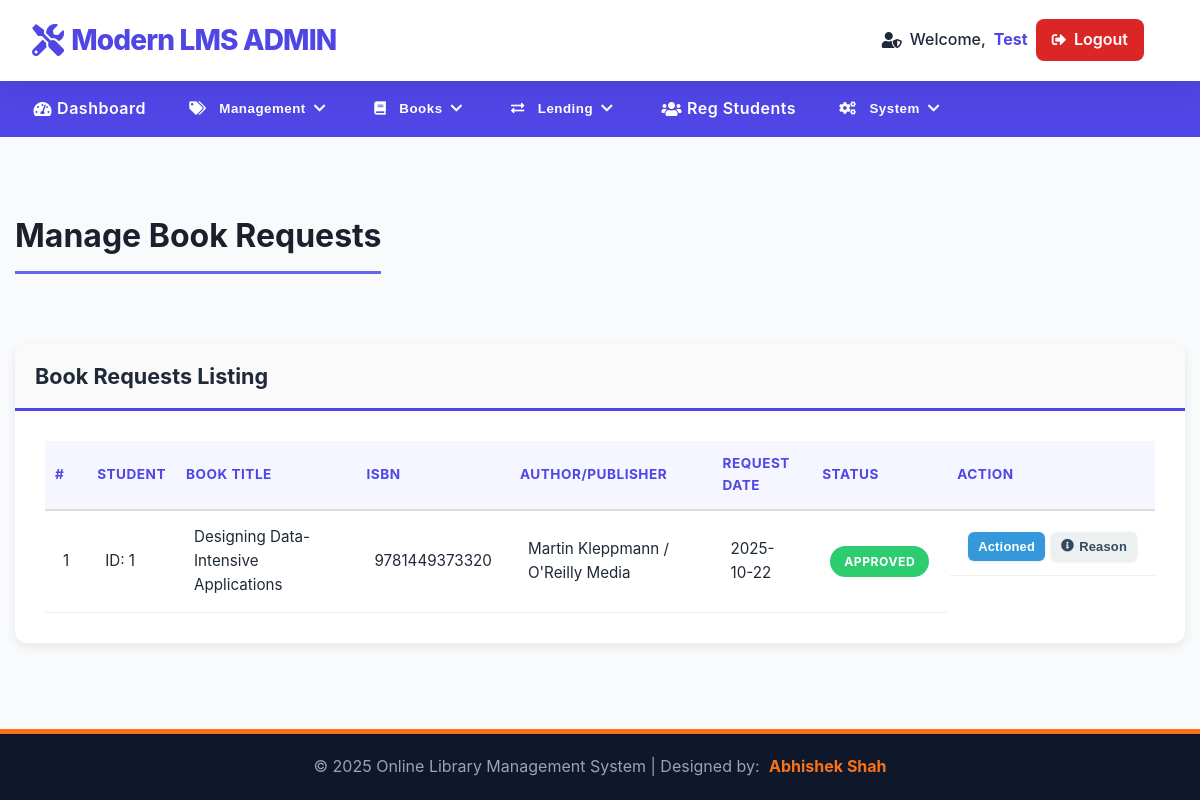
Page /library/admin/manage-book-requests.php (signed in) on the committed database.
### tables this page shows
CREATE TABLE `tblbookrequests` (
  `id` int(11) NOT NULL,
  `studentID` int(100) NOT NULL,
  `bookTitle` varchar(255) NOT NULL,
  `bookAuthor` varchar(255) DEFAULT NULL,
  `publisher` varchar(255) DEFAULT NULL,
  `bookISBN` varchar(50) DEFAULT NULL,
  `reason` text DEFAULT NULL,
  `requestDate` timestamp NOT NULL DEFAULT current_timestamp(),
  `status` int(1) NOT NULL DEFAULT 0,
  `actionDate` timestamp NULL DEFAULT NULL ON UPDATE current_timestamp()
);

### library/admin/manage-book-requests.php (the view, shortened to what this page needs)
<?php
include('includes/config.php');
if(strlen($_SESSION['alogin'])==0) {
    header('location:../../index.php');
    exit();
}
else {
    $sql_requests = "
        SELECT
            r.id,
            r.studentID,
            r.bookTitle,
            r.bookISBN,
            r.requestDate,
            r.status,
            r.bookAuthor,
            r.publisher,
            r.reason,
            s.FullName AS StudentName
        FROM
            tblbookrequests r
        LEFT JOIN
            tblstudents s ON r.studentID = s.StudentID
        ORDER BY
            r.requestDate DESC";
    $query_requests = $dbh->prepare($sql_requests);
    $query_requests->execute();
    $requests = $query_requests->fetchAll(PDO::FETCH_OBJ);
?>
<!DOCTYPE html>
<html xmlns="http://www.w3.org/1999/xhtml">
<head>
    <link href="assets/css/font-awesome.css" rel="stylesheet" />
    <link href="assets/css/style.css" rel="stylesheet" />
    <link rel="stylesheet" href="https://cdnjs.cloudflare.com/ajax/libs/font-awesome/5.15.4/css/all.min.css">
</head>
<body>
    <?php include('includes/header.php');?>
    <div class="content-wrapper">
        <div class="container">
            <div class="page-header-wrapper">
                <h4 class="header-line">Manage Book Requests</h4>
            </div>
            <div class="custom-table">
                <div class="panel panel-default">
                    <div class="panel-heading">
                        Book Requests Listing
                    </div>
                    <div class="panel-body">
                        <div class="table-responsive">
                            <table class="table table-striped table-hover" id="dataTables-example">
                                <thead>
                                    <tr>
                                        <th>#</th>
                                        <th>STUDENT</th>
                                        <th>BOOK TITLE</th>
                                        <th>ISBN</th>
                                        <th>AUTHOR/PUBLISHER</th>
                                        <th>REQUEST DATE</th>
                                        <th>STATUS</th>
                                        <th>ACTION</th>
                                    </tr>
                                </thead>
                                <tbody>
                                    <?php
                                    $cnt = 1;
                                    if($requests && count($requests) > 0) {
                                        foreach($requests as $request) {
                                            $statusText = 'PENDING';
                                            $statusClass = 'pending';
                                            if ($request->status == 1) {
                                                $statusText = 'APPROVED';
                                                $statusClass = 'approved';
                                            } elseif ($request->status == 2) {
                                                $statusText = 'REJECTED';
                                                $statusClass = 'rejected';
                                            }
                                            $rowClass = ($request->status == 0) ? 'pending-request-row' : '';
                                    ?>
                                    <tr class="<?php echo $rowClass; ?>">
                                        <td><?php echo htmlentities($cnt);?></td>
                                        <td>
                                            <?php
                                            echo htmlentities($request->StudentName ? $request->StudentName : 'ID: ' . $request->studentID);
                                            ?>
                                        </td>
                                        <td><?php echo htmlentities($request->bookTitle);?></td>
                                        <td><?php echo htmlentities($request->bookISBN);?></td>
                                        <td><?php echo htmlentities($request->bookAuthor . " / " . $request->publisher);?></td>
                                        <td><?php echo htmlentities(date('Y-m-d', strtotime($request->requestDate)));?></td>
                                        <td>
                                            <span class="status-badge <?php echo $statusClass; ?>">
                                                <?php echo $statusText; ?>
                                            </span>
                                        </td>
                                        <td class="action-btns">
                                            <?php if ($request->status == 0) { ?>
                                                <button class="btn btn-success btn-sm confirm-action-btn"
                                                    style="margin-top: 7px;"
                                                    data-action="approve"
                                                    data-id="<?php echo htmlentities($request->id);?>"
                                                    data-title="<?php echo htmlentities($request->bookTitle);?>"
                                                    title="Approve Request">
                                                    <i class="fa fa-check"></i> Approve
                                                </button>
                                                <button class="btn btn-danger btn-sm confirm-action-btn"
                                                    style="margin-top: 7px;"
                                                    data-action="reject"
                                                    data-id="<?php echo htmlentities($request->id);?>"
                                                    data-title="<?php echo htmlentities($request->bookTitle);?>"
                                                    title="Reject Request">
                                                    <i class="fa fa-times"></i> Reject
                                                </button>
                                            <?php } else { ?>
                                                <button class="btn btn-info btn-sm" style="margin-top: 7px;" title="Request has been processed">Actioned</button>
                                            <?php } ?>
                                            <button class="btn btn-default btn-sm view-reason-btn"
                                                style="margin-top: 7px;"
                                                data-title="<?php echo htmlentities($request->bookTitle);?>"
                                                data-student="<?php echo htmlentities($request->StudentName ? $request->StudentName : 'ID: ' . $request->studentID);?>"
                                                data-isbn="<?php echo htmlentities($request->bookISBN);?>"
                                                data-reason="<?php echo htmlentities($request->reason);?>"
                                                title="View Reason">
                                                <i class="fa fa-info-circle"></i> Reason
                                            </button>
                                        </td>
                                    </tr>
                                    <?php $cnt++; }} else { ?>
                                    <tr>
                                        <td colspan="8" class="text-center">No book requests found in the system.</td>
                                    </tr>
                                    <?php } ?>
                                </tbody>
                            </table>
                        </div>
                    </div>
                </div>
            </div>
        </div>
    </div>
    <?php include('includes/footer.php');?>
</body>
</html>
<?php } ?>

### library/admin/assets/css/style.css (style rules this page uses)
body { font-family: "Inter", "Segoe UI", "Roboto", "sans-serif"; margin: 0; background: linear-gradient(180deg, #eef2ff 0%, #f9fafb 50%, #f9fafb 100%); color: var(--text-dark); display: flex; flex-direction: column; min-height: 100vh; overflow-x: hidden; line-height: 1.6; }
.content-wrapper { flex-grow: 1; padding: 2.5rem 0; background: var(--bg-light); padding-top: 30px; padding-bottom: 50px; }
:root { --primary-indigo: #4f46e5; --accent-orange: #f97316; --danger-red: #dc2626; --bg-light: #f9fafb; --text-dark: #1f2937; --text-gray: #6c757d; --border-radius: 8px; }
* { box-sizing: border-box; }
.container { max-width: 1300px; margin: 0 auto; padding: 0 15px; }
.panel-default { background: #ffffff; border: 1px solid #d3dce6; border-radius: 12px; box-shadow: 0 12px 25px rgba(0, 0, 0, 0.1); margin-bottom: 30px; }
.panel-heading { font-size: 1.35rem; font-weight: 700; color: var(--text-dark); border-bottom: 3px solid var(--primary-indigo); background: #fafafa; border-top-left-radius: 12px; border-top-right-radius: 12px; border-radius: 12px 12px 0 0; padding: 15px 20px; }
.panel-body { padding: 30px; }
.custom-table { width: 100%; border-collapse: collapse; margin-bottom: 0; color: var(--text-dark); }
.custom-table th, .custom-table td { padding: 14px 18px; vertical-align: middle; border-bottom: 1px solid #f0f0f0; text-align: left; font-size: 0.95rem; }
.custom-table thead th { font-size: 0.85rem; font-weight: 700; color: var(--primary-indigo); background-color: #f5f6ff; text-transform: uppercase; letter-spacing: 0.5px; border-bottom: 3px solid var(--primary-indigo); }
.custom-table tbody tr { transition: background-color 0.2s; }
.custom-table td:last-child { text-align: center; }
.page-header-wrapper { padding-bottom: 20px; }
.header-line { font-size: 2rem; font-weight: 700; color: #1a202c; border-bottom: 3px solid #6366f1; padding-bottom: 10px; margin-bottom: 30px; display: inline-block; width: auto; }
.panel-default { border: none; box-shadow: 0 4px 12px rgba(0, 0, 0, 0.08); border-radius: 12px; background: #ffffff; }
.panel { border: none; border-radius: 12px; box-shadow: 0 4px 12px rgba(0, 0, 0, 0.08); }
.table { border-collapse: separate; border-spacing: 0; }
.table th { font-weight: 700; text-transform: uppercase; font-size: 0.9em; color: #34495e; background-color: #ecf0f1; border-bottom: 2px solid #ddd !important; padding: 12px 10px; }
.status-badge { padding: 6px 14px; border-radius: 50px; font-size: 0.8em; font-weight: 700; letter-spacing: 0.5px; display: inline-block; min-width: 80px; text-align: center; color: white; }
.status-badge.approved { background-color: #2ecc71; }
.action-btns { white-space: nowrap; display: flex; gap: 5px; align-items: center; }
.action-btns .btn { border: none; border-radius: 6px; padding: 7px 10px; font-size: 0.85em; font-weight: 600; text-transform: uppercase; transition: all 0.2s ease-in-out; box-shadow: 0 1px 3px rgba(0, 0, 0, 0.1); cursor: pointer; display: inline-flex; align-items: center; justify-content: center; }
.action-btns .btn i { margin-right: 5px; font-size: 1.0em; }
.action-btns .btn-info { background-color: #bdc3c7; color: #34495e; cursor: default; box-shadow: none; text-transform: capitalize; }
.action-btns .btn-default { background-color: #ecf0f1; color: #34495e; text-transform: capitalize; }
.table th { font-weight: 700; text-transform: uppercase; font-size: 0.9em; color: #5a5a5a; border-bottom: 2px solid #ddd !important; }
.status-badge { padding: 6px 14px; border-radius: 50px; font-size: 0.8em; font-weight: 700; letter-spacing: 0.5px; display: inline-block; min-width: 70px; text-align: center; }
.action-btns { white-space: nowrap; display: flex; gap: 6px; justify-content: flex-start; align-items: center; margin-left: 3px; }
.action-btns .btn { border: none; border-radius: 6px; padding: 7px 10px; font-size: 0.85em; font-weight: 600; text-transform: capitalize; transition: all 0.2s ease-in-out; box-shadow: 0 1px 3px rgba(0, 0, 0, 0.1); cursor: pointer; display: inline-flex; align-items: center; justify-content: center; letter-spacing: 0.2px; margin-top: 24px; }
.action-btns .btn-info { background-color: #3498db; color: white; }

### rows in the picture
tblbookrequests: studentID "ID: 1", bookTitle "Designing Data-Intensive Applications", bookISBN "9781449373320", bookAuthor+publisher "Martin Kleppmann / O'Reilly Media", requestDate "2025-10-22", status "APPROVED", shows "Actioned"

### other values in the picture
$adminName "Test"
